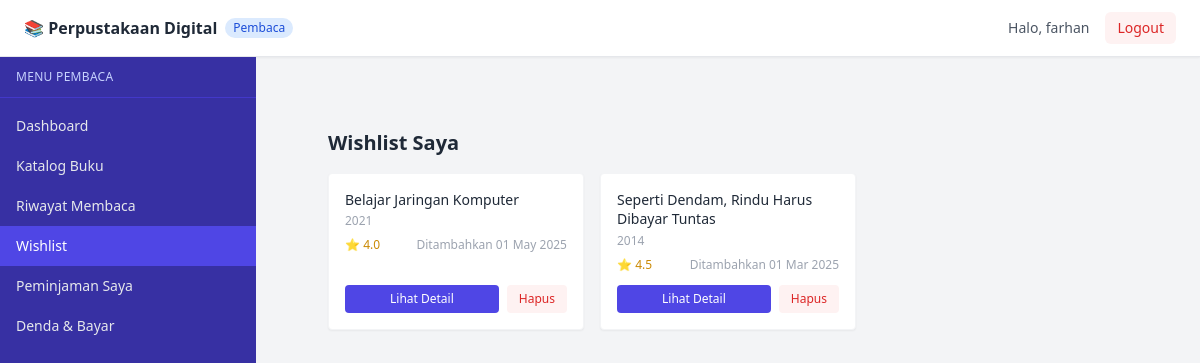
Screenshot of /pembaca/wishlist.php (signed in) with the database file from the repository.
### tables this page shows
CREATE TABLE IF NOT EXISTS wishlists (
    id INT PRIMARY KEY AUTO_INCREMENT,
    user_id INT NOT NULL,
    book_id INT NOT NULL,
    added_at TIMESTAMP DEFAULT CURRENT_TIMESTAMP,
    FOREIGN KEY (user_id) REFERENCES users(id) ON DELETE CASCADE,
    FOREIGN KEY (book_id) REFERENCES books(id) ON DELETE CASCADE
);

CREATE TABLE IF NOT EXISTS books (
    id INT PRIMARY KEY AUTO_INCREMENT,
    publisher_id INT NOT NULL,
    title VARCHAR(255) NOT NULL,
    isbn VARCHAR(13) NOT NULL UNIQUE,
    publication_year YEAR,
    synopsis TEXT,
    total_pages INT,
    FOREIGN KEY (publisher_id) REFERENCES publishers(id) ON DELETE CASCADE
);

### pembaca/wishlist.php (the view, shortened to what this page needs)
<?php
require_once '../config/database.php';
$user_id = $_SESSION['user_id'];
$stmt = $conn->prepare("
    SELECT w.id AS wishlist_id, w.added_at,
           bk.id AS book_id, bk.title, bk.publication_year,
           (SELECT ROUND(AVG(rr.rating), 1) FROM reviews_ratings rr WHERE rr.book_id = bk.id) AS avg_rating
    FROM wishlists w
    JOIN books bk ON w.book_id = bk.id
    WHERE w.user_id = ?
    ORDER BY w.added_at DESC
");
$stmt->bind_param('i', $user_id);
$stmt->execute();
$wishlists = $stmt->get_result();
require_once '../includes/header.php';
?>
<div class="p-6">
    <h1 class="text-xl font-semibold text-gray-800 mb-4">Wishlist Saya</h1>
    <div class="grid grid-cols-1 sm:grid-cols-2 lg:grid-cols-3 xl:grid-cols-4 gap-4">
        <?php if ($wishlists && $wishlists->num_rows > 0): ?>
            <?php while ($w = $wishlists->fetch_assoc()): ?>
                <div class="bg-white rounded shadow-sm border border-gray-100 p-4 flex flex-col">
                    <h2 class="font-medium text-gray-800 text-sm leading-snug mb-1">
                        <?= htmlspecialchars($w['title']) ?>
                    </h2>
                    <p class="text-xs text-gray-400 mb-2"><?= htmlspecialchars($w['publication_year']) ?></p>
                    <div class="flex items-center justify-between mb-3">
                        <span class="text-xs text-yellow-600">⭐ <?= $w['avg_rating'] ?? '0.0' ?></span>
                        <span class="text-xs text-gray-400">Ditambahkan <?= date('d M Y', strtotime($w['added_at'])) ?></span>
                    </div>
                    <div class="flex gap-2 mt-auto">
                        <a href="detail_buku.php?id=<?= $w['book_id'] ?>"
                            class="flex-1 text-center bg-indigo-600 text-white text-xs px-3 py-1.5 rounded hover:bg-indigo-700">
                            Lihat Detail
                        </a>
                        <a href="?remove=<?= $w['wishlist_id'] ?>"
                            onclick="return confirm('Hapus buku ini dari wishlist?')"
                            class="bg-red-50 text-red-600 text-xs px-3 py-1.5 rounded hover:bg-red-100">
                            Hapus
                        </a>
                    </div>
                </div>
            <?php endwhile; ?>
        <?php else: ?>
            <p class="text-gray-400 text-sm col-span-full text-center py-8">
                Belum ada buku di wishlist. <a href="katalog.php" class="text-indigo-600 hover:underline">Cari buku di katalog</a>.
            </p>
        <?php endif; ?>
    </div>
</div>
<?php require_once '../includes/footer.php'; ?>

### rows the page displays
wishlists: book.title "Belajar Jaringan Komputer", book.publication_year "2021", avg_rating "4.0", added_at "01 May 2025"
wishlists: book.title "Seperti Dendam, Rindu Harus Dibayar Tuntas", book.publication_year "2014", avg_rating "4.5", added_at "01 Mar 2025"

### other values shown
$_SESSION['role'] "Pembaca"
$_SESSION['username'] "farhan"
$currentRole "PEMBACA"
$menu['label'] "Dashboard"
$menu['label'] "Katalog Buku"
$menu['label'] "Riwayat Membaca"
$menu['label'] "Wishlist"
$menu['label'] "Peminjaman Saya"
$menu['label'] "Denda & Bayar"
